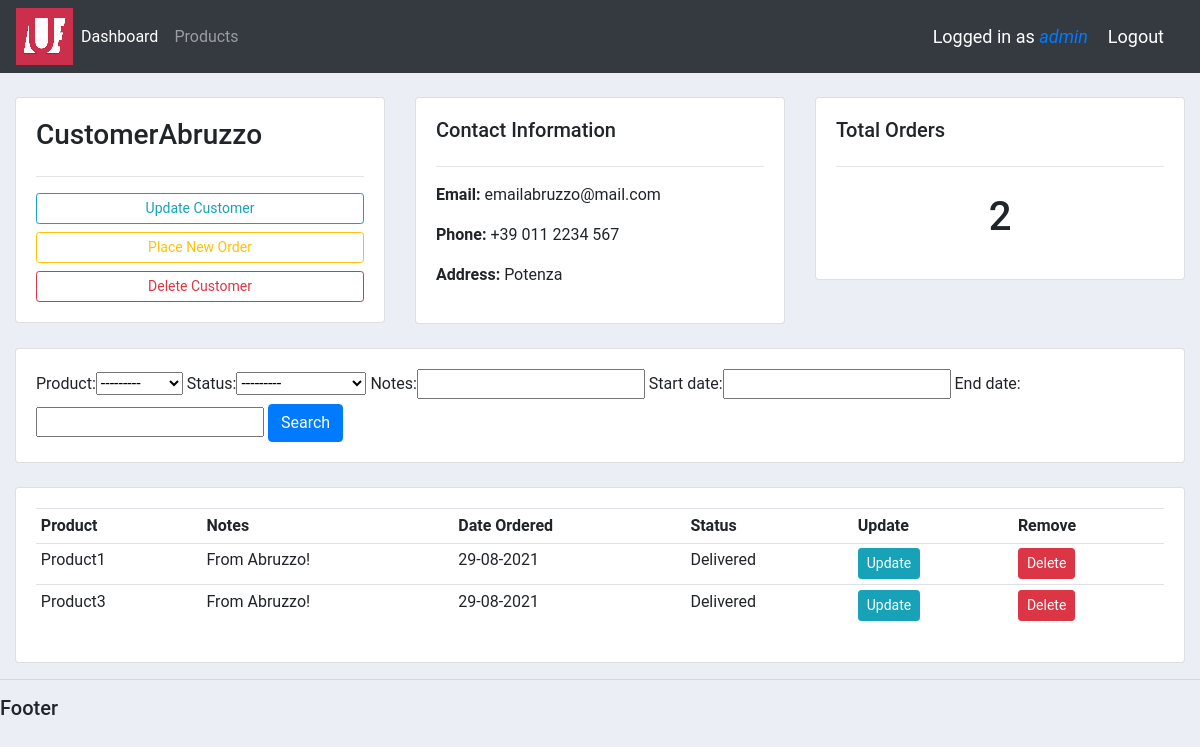
/customer/1 (signed in), run on the app's committed database.
### accounts/models.py (models this page shows, shortened)
class Customer(models.Model):
    user = models.OneToOneField(User, null=True, blank=True, on_delete=models.SET_NULL)  # One-to-one with user, set user null if deleted
    name = models.CharField(max_length=200, null=True)     # String
    phone = models.CharField(max_length=200, null=True, blank=True)     # String
    region = models.ForeignKey(Group, null=True, on_delete=models.SET_NULL)
    address = models.CharField(max_length=200, null=True, blank=True)   # String
    email = models.CharField(max_length=200, null=True)     # String
    profile_pic = models.ImageField(default="blank_profile.png", null=True, blank=True)      # Image
    date_created = models.DateTimeField(auto_now_add=True)  # Timestamp

class Order(models.Model):
    STATUS = (
        ('Pending','Pending'),
        ('Out for delivery','Out for delivery'),
        ('Delivered','Delivered')
    )
    customer = models.ForeignKey(Customer, null=True, on_delete = models.SET_NULL)
    product = models.ForeignKey(Product, null=True, on_delete=models.SET_NULL)
    date_created = models.DateTimeField(auto_now_add=True)  # Timestamp
    status = models.CharField(max_length=200, null=True, choices=STATUS)     # String with dropdown choices
    notes = models.CharField(max_length=200, null=True, blank=True)

class Product(models.Model):
    CATEGORY = (
        ('Hardware','Hardware'),
        ('Software','Software'),
    )
    name = models.CharField(max_length=200, null=True)     # String
    price = models.FloatField(null=True)                    # Float
    category = models.CharField(max_length=200, null=True, choices=CATEGORY)     # String
    description = models.CharField(max_length=200, null=True, blank=True)     # String, can be blank
    date_created = models.DateTimeField(auto_now_add=True)  # Timestamp
    tag = models.ManyToManyField(Tag)
    def __str__(self):
        return self.name

### accounts/views.py (the view)
# urls.py: path('customer/<str:pk_test>', views.customer, name="customer"),
@login_required(login_url='login')
def customer(request, pk_test):
    customer = Customer.objects.get(id=pk_test)
    orders = customer.order_set.all()
    customer_total_orders = customer.order_set.count()
    myFilter = OrderFilter(request.GET, queryset=orders)
    orders = myFilter.qs
    context = {
        'customer':customer,
        'orders':orders,
        'customer_total_orders':customer_total_orders,
        'myFilter':myFilter
    }
    return render(request, 'accounts/customer.html', context)

### accounts/templatetags/has_group.py (called while the page is built)
@register.filter(name='has_group')
def has_group(user, group_name):
    return user.groups.filter(name=group_name).exists()

### accounts/templates/accounts/customer.html
{%  extends 'accounts/main.html' %}
{% block content %}
<br>
<div class="row">
	<div class="col-md">
		<div class="card card-body">
			<h3>{{ customer.name }}</h3>
			<hr>
			<a class="btn btn-outline-info btn-sm btn-block" href="">Update Customer</a>
			<a class="btn btn-outline-warning btn-sm btn-block" href="{% url 'create_order' customer.id %}">Place New Order</a>
			<a class="btn btn-outline-danger  btn-sm btn-block" href="">Delete Customer</a>
		</div>
	</div>
	<div class="col-md">
		<div class="card card-body">
			<h5>Contact Information</h5>
			<hr>
			<p><b>Email:</b> {{ customer.email }}</p>
			<p><b>Phone:</b> {{ customer.phone }}</p>
			<p><b>Address:</b> {{ customer.address }}</p>
		</div>
	</div>
	<div class="col-md">
		<div class="card card-body">
			<h5>Total Orders</h5>
			<hr>
			<h1 style="text-align: center;padding: 10px">{{ customer_total_orders }}</h1>
		</div>
	</div>
</div>
<br>
<div class="row">
	<div class="col">
		<div class="card card-body">
			<form method="get">
				{{ myFilter.form }}
		    	<button class="btn btn-primary" type="submit">Search</button>
		  </form>
		</div>
	</div>
</div>
<br>
<div class="row">
	<div class="col-md">
		<div class="card card-body">
			<table class="table table-sm">
				<tr>
					<th>Product</th>
					<th>Notes</th>
					<th>Date Ordered</th>
					<th>Status</th>
					<th>Update</th>
					<th>Remove</th>
				</tr>
				{% for order in orders %}
				<tr>
					<td>{{ order.product.name }}</td>
					<td>{{ order.notes }}</td>
					<td>{{ order.date_created|date:"d-m-Y" }}</td>
					<td>{{ order.status }}</td>
					<td><a class="btn btn-sm btn-info" href="{% url 'update_order' order.id %}">Update</a></td>
					<td><a class="btn btn-sm btn-danger" href="{% url 'delete_order' order.id %}">Delete</a></td>
				</tr>
				{% endfor %}
			</table>
		</div>
	</div>
</div>
{% endblock %}

### accounts/templates/accounts/navbar.html (shortened to what this page needs)
{% load static %}
{% load has_group %}
<nav class="navbar navbar-expand-lg navbar-dark bg-dark">
  <a href="{% url 'home' %}">
    <img src="{% static 'images/logo.png' %}">
  </a>
    <div class="collapse navbar-collapse" id="navbarNav">
      <ul class="navbar-nav">
        <li class="nav-item active">
          <a class="nav-link" href="{% url 'home' %}">Dashboard</a>
        </li>
        {% if request.user|has_group:"Customers" %}
        <li class="nav-item">
          <a class="nav-link" href="{% url 'user_settings' %}">Settings</a>
        </li>
        {% else %}
        <li class="nav-item">
          <a class="nav-link" href="{% url 'products' %}">Products</a>
        </li>
        {% endif %}
      </ul>
    </div>
    <span class="hello-msg">Logged in as <a href="{% url 'user_page' %}"><i>{{ request.user }}</i></a></span>
    <span><a class="hello-msg" href="{% url 'logout' %}">Logout</a></span>
  </nav>

### static/css/main.css (style rules this page uses)
body { font-family: 'Roboto', sans-serif !important; background-color: #ebeff5; }
.row { margin: auto; }

### accounts/templates/accounts/navbar.html (style rules this page uses)
.hello-msg { font-size: 18px; color: white; margin-right: 20px; }

### data on the page
Customer: name "CustomerAbruzzo", email "emailabruzzo@mail.com", phone "+39 011 2234 567", address "Potenza"
Order: product.name "Product1", notes "From Abruzzo!", date_created "29-08-2021", status "Delivered"
Order: product.name "Product3", notes "From Abruzzo!", date_created "29-08-2021", status "Delivered"

### other printed values
{{ request.user }} "admin"
{{ customer_total_orders }} "2"
